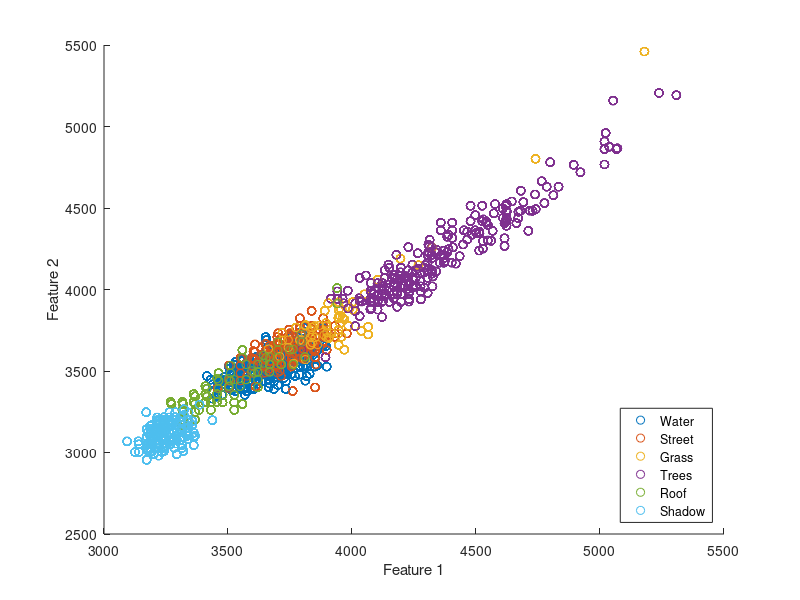

Here is the MATLAB script that generated this plot:
result1 = [];
result2 = [];
resultcv = [];
for i= 1:14
   %training data;
    load Actual_DC_train.txt;
    train=Actual_DC_train;
    clear Actual_DC_train;
    label_train = train(:,1);

gscatter(train(:,3),train(:,4),label_train);
 b=legend('Water','Street','Grass','Trees','Roof','Shadow');
set(b,'Location','SouthEast');
xlabel('Feature 1');
ylabel('Feature 2');    

    train(:,1:2)=[];
    train = train(:,1:i);
    mx_train = max(train(:));
    mn_train = min(train(:));
    
    %test data;
    load Actual_DC_test.txt;
    test =Actual_DC_test;
    clear Actual_DC_test;
    label_test = test(:,1);
    test(:,1:2)=[];
    test = test(:,1:i);
    mx_test = (max(test(:)));
    mn_test = min(test(:));
    
    train = (train-mn_train) ./ (mx_train-mn_train);
    test = (test-mn_test) ./ (mx_test-mn_test);

    addpath('I:\libsvm-3.22\matlab');
    
 
   bestc=5; bestg=6.5;%pca
  
    
%   bestcv=0; bestc=0; bestg=0;
%    for c = 0:1:5
%       for g = 0:0.5:8
%             cmd=['-t 2 -v 10 -c ',num2str(c), ' -g 4', num2str(g)];
%            cv = svmtrain(label_train, train, cmd);
%          if(cv>bestcv)
%                bestcv=cv; bestc=c; bestg=g;
%             end
%             fprintf('%g   %g  %g (best c=%g, g=%g, rate=%g)\n', c, g, cv, bestc, bestg, bestcv);
%        end
%      end
%      
%     resultcv = [resultcv bestcv];
    cmd=['-t 2 -c ',num2str(bestc), ' -g 4', num2str(bestg)];
    
    
   model = svmtrain(label_train,train,cmd);
   % fprintf('\n\nTraining Data Accuracy: \n\n ');
%     [predict_label, trainingaccuracy, dec_values]= svmpredict(label_train, train, model);
%     result1 = [result1 trainingaccuracy(1)];
   
    fprintf('\n\nTest Data Accuracy: \n\n ');
    [predict_label, testaccuracy, dec_values] = svmpredict(label_test, test, model);
    result2 = [result2 testaccuracy(1)];
end



